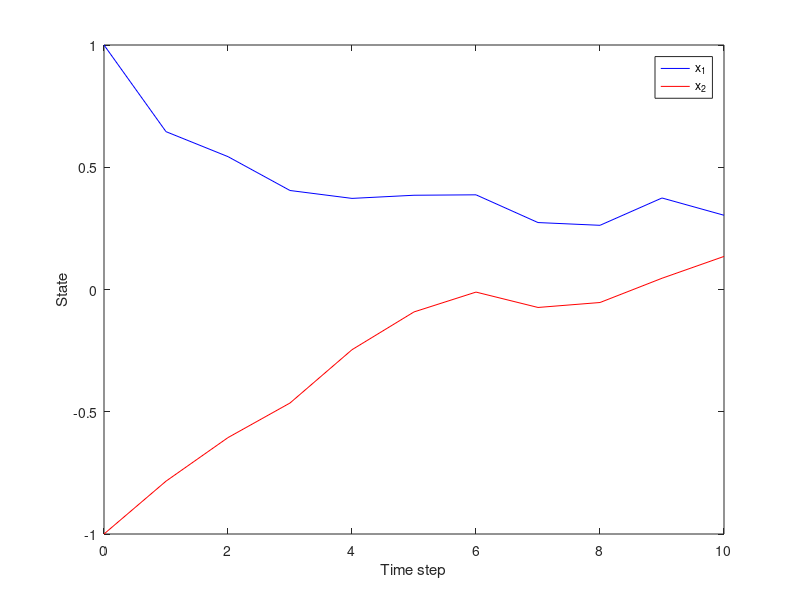
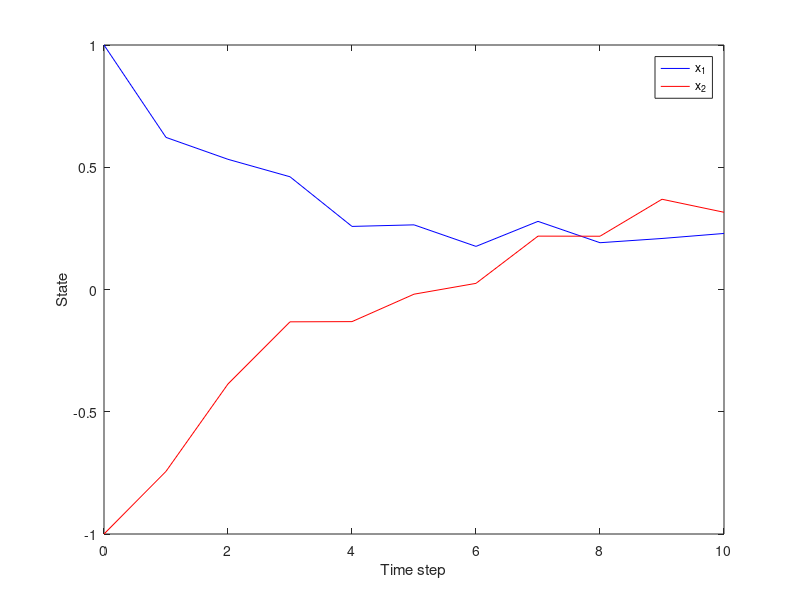
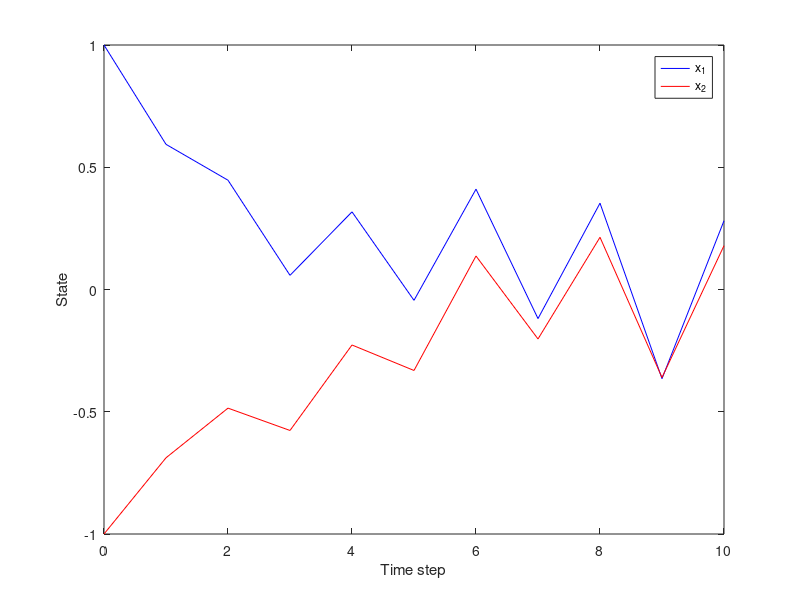
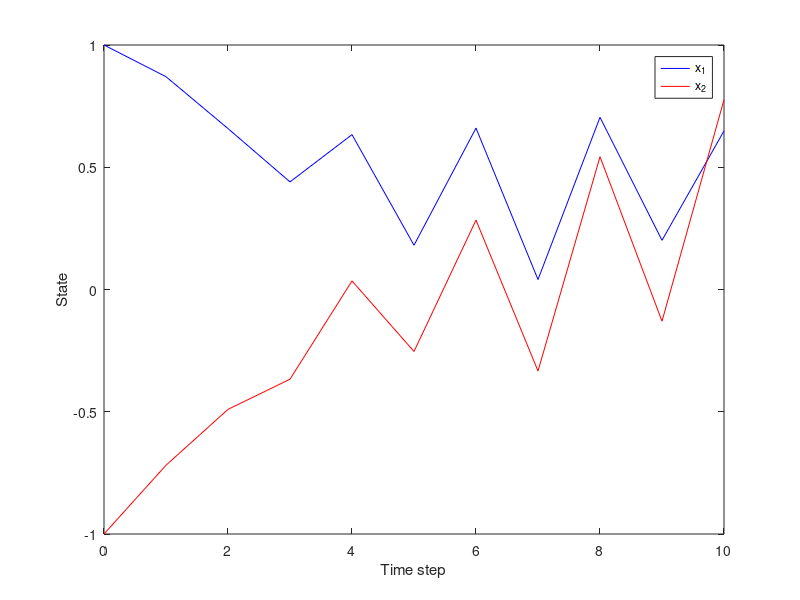

Here is the MATLAB script that generated these plots, in order:
% Define the system dynamics
A = [0.8, 0.1; 0.2, 0.9];
B = [0.2; 0.1];
C = [1, 1];

% Define the prediction horizon and control horizon
N = 10;
Nu = 2;

% Define the size of the system
n = size(A,1);
m = size(B,2);

% Define the initial conditions
x0 = [1; -1];

% Define the state and input constraints
x_min = [-10; -10];
x_max = [10; 10];
u_min = -1;
u_max = 1;

% Define the weighting matrices for the cost function
Q = eye(n);
R = eye(m);

% Define the uncertainty set
Delta_max = [0.2; 0.2];
D = [1, 0; 0, 1]; % assume a box uncertainty set

% Define the MPC controller
x_sim = zeros(n, N+1);
u_sim = zeros(m, N);
x_sim(:,1) = x0;
for k = 1:100
    % Compute the robust feasible set
    Delta = Delta_max;
    for j = 1:N
        x_next = A*x_sim(:,j) + B*u_sim(:,j) + Delta;
        x_min_j = max(x_min - x_next, zeros(n,1));
        x_max_j = max(x_next - x_max, zeros(n,1));
        Delta_j = [x_min_j, x_max_j] * D';
        Delta = max(Delta_j', [], 1)';
    end
    
    % Compute the robust control input
    u_opt = zeros(m,1);
    for j = 1:Nu
        u = u_min + (u_max - u_min)*rand;
        x_next = A*x_sim(:,1) + B*u + Delta;
        if all(x_min <= x_next) && all(x_next <= x_max)
            u_opt = u;
            break;
        end
    end
    
    % Simulate the system with disturbance
    x_sim(:,2:end) = A*x_sim(:,1:end-1) + B*u_sim + repmat([0.1*sin(k); 0.1*cos(k)], 1, N) + Delta;
    u_sim = [u_sim(:,2:end), u_opt];
    
    % Plot the results
    if mod(k,10) == 0
        t = 0:N;
        figure;
        plot(t, x_sim(1,:), 'b-', t, x_sim(2,:), 'r-');
        xlabel('Time step');
        ylabel('State');
        legend('x_1', 'x_2');
    end
end

